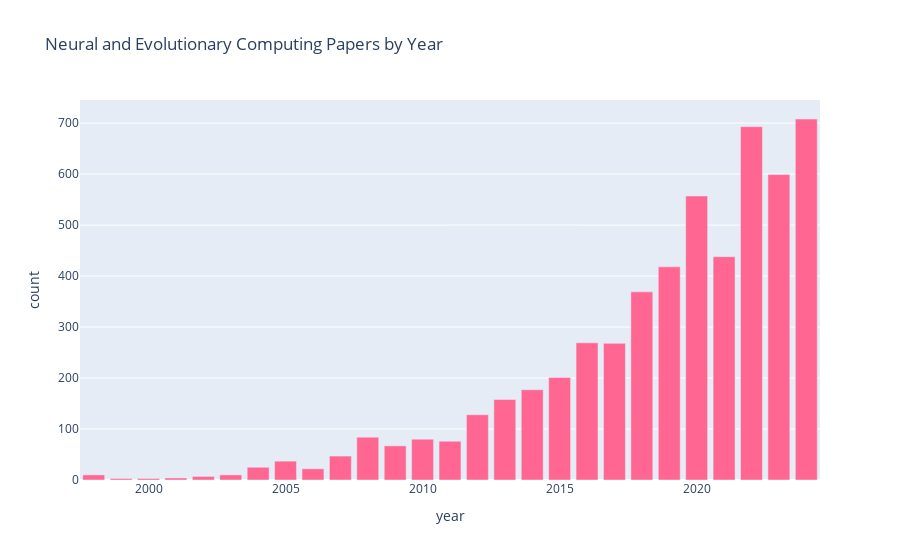

The code cell stored with this chart in its notebook:
### Code cell
top = 'Neural and Evolutionary Computing'
px.bar(cat_year_num.query("category == @top"), x = 'year', y = 'count', title= top + " Papers by Year", color_discrete_sequence=[color_dict[top]])

### Figure 1 — Plotly figure (JSON) as saved in the notebook; plotly's stock layout.template omitted (floating-point values rounded to 4 significant figures)
{"data": [{"hovertemplate": "year=%{x}<br>count=%{y}<extra></extra>", "legendgroup": "", "marker": {"color": "#FF6692", "pattern": {"shape": ""}}, "name": "", "orientation": "v", "showlegend": false, "textposition": "auto", "type": "bar", "x": [1998, 1999, 2000, 2001, 2002, 2003, 2004, 2005, 2006, 2007, 2008, 2009, 2010, 2011, 2012, 2013, 2014, 2015, 2016, 2017, 2018, 2019, 2020, 2021, 2022, 2023, 2024], "xaxis": "x", "y": [10, 3, 3, 4, 7, 10, 25, 37, 22, 47, 84, 67, 80, 76, 128, 158, 177, 201, 269, 268, 369, 418, 557, 438, 693, 599, 708], "yaxis": "y"}], "layout": {"barmode": "relative", "legend": {"tracegroupgap": 0}, "title": {"text": "Neural and Evolutionary Computing Papers by Year"}, "xaxis": {"anchor": "y", "domain": [0, 1], "title": {"text": "year"}}, "yaxis": {"anchor": "x", "domain": [0, 1], "title": {"text": "count"}}}}
